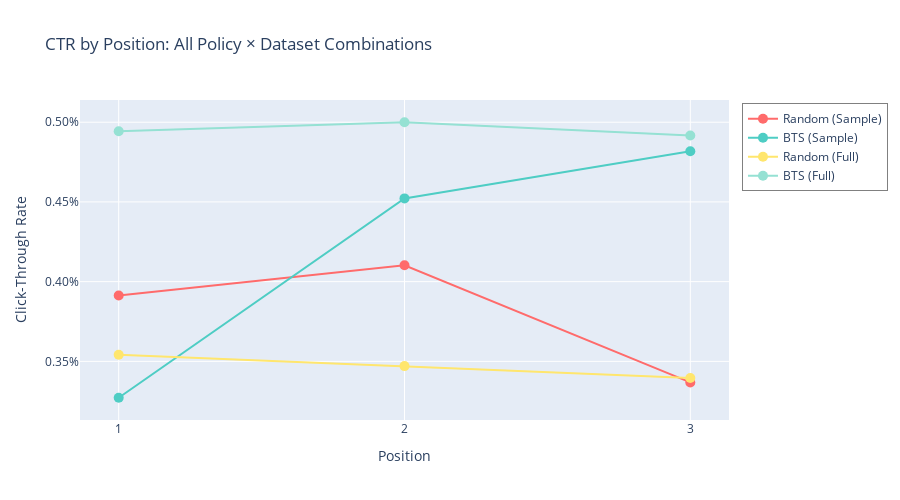

The code cell stored with this chart in its notebook:
### Code cell
# Determine most favorable position
if 'position_combined' in globals():
    print("\n" + "="*70)
    print("POSITION RANKING (by Avg CTR across policies)")
    print("="*70)
    
    avg_ctr_by_position = position_combined.groupby('position').agg({
        'ctr': 'mean',
        'clicks': 'sum',
        'impressions': 'sum'
    }).reset_index().sort_values('ctr', ascending=False)
    
    avg_ctr_by_position.columns = ['Position', 'Avg CTR', 'Total Clicks', 'Total Impressions']
    
    # Format for display
    display_df = avg_ctr_by_position.copy()
    display_df.insert(0, 'Rank', range(1, len(display_df) + 1))
    display_df['Avg CTR'] = display_df['Avg CTR'].apply(lambda x: f"{x:.6f} ({x*100:.2f}%)")
    display_df['Total Clicks'] = display_df['Total Clicks'].apply(lambda x: f"{x:,}")
    display_df['Total Impressions'] = display_df['Total Impressions'].apply(lambda x: f"{x:,}")
    display(display_df)
    
    # Best position summary
    best = avg_ctr_by_position.iloc[0]
    print(f"\n🏆 MOST FAVORABLE POSITION: Position {int(best['Position'])} (Middle Slot)")
    print(f"   {best['Avg CTR']:.6f} ({best['Avg CTR']*100:.2f}%)")
    
    # Line plot: CTR by position for all policy × dataset combinations
    fig = go.Figure()
    colors = {
        'Random (Sample)': '#FF6B6B',
        'BTS (Sample)': '#4ECDC4',
        'Random (Full)': '#FFE66D',
        'BTS (Full)': '#95E1D3'
    }
    
    for policy_dataset in position_combined['policy_dataset'].unique():
        data = position_combined[position_combined['policy_dataset'] == policy_dataset].sort_values('position')
        fig.add_trace(go.Scatter(
            x=data['position'],
            y=data['ctr'],
            name=policy_dataset,
            mode='lines+markers',
            marker=dict(size=10, color=colors.get(policy_dataset, 'gray')),
            line=dict(width=2)
        ))
    
    fig.update_layout(
        title='CTR by Position: All Policy × Dataset Combinations',
        xaxis_title='Position',
        yaxis_title='Click-Through Rate',
        yaxis_tickformat='.2%',
        height=500,
        legend=dict(
            orientation="v", yanchor="top", y=0.99, xanchor="left", x=1.02,
            bgcolor="white", bordercolor="gray", borderwidth=1
        ),
        hovermode='x unified'
    )
    
    fig.update_xaxes(
        tickmode='linear', dtick=1,
        ticktext=['Position 1<br>(Top)', 'Position 2<br>(Middle)', 'Position 3<br>(Bottom)'],
        tickvals=[1, 2, 3]
    )
    
    fig.show()
else:
    print("⚠️  Position data not available.")

### Figure 1 — Plotly figure (JSON) as saved in the notebook; plotly's stock layout.template omitted (floating-point values rounded to 4 significant figures)
{"data": [{"line": {"width": 2}, "marker": {"color": "#FF6B6B", "size": 10}, "mode": "lines+markers", "name": "Random (Sample)", "type": "scatter", "x": [1, 2, 3], "y": [0.003913, 0.004103, 0.003368]}, {"line": {"width": 2}, "marker": {"color": "#4ECDC4", "size": 10}, "mode": "lines+markers", "name": "BTS (Sample)", "type": "scatter", "x": [1, 2, 3], "y": [0.003272, 0.004522, 0.004818]}, {"line": {"width": 2}, "marker": {"color": "#FFE66D", "size": 10}, "mode": "lines+markers", "name": "Random (Full)", "type": "scatter", "x": [1, 2, 3], "y": [0.003541, 0.00347, 0.003396]}, {"line": {"width": 2}, "marker": {"color": "#95E1D3", "size": 10}, "mode": "lines+markers", "name": "BTS (Full)", "type": "scatter", "x": [1, 2, 3], "y": [0.004943, 0.005, 0.004917]}], "layout": {"height": 500, "hovermode": "x unified", "legend": {"bgcolor": "white", "bordercolor": "gray", "borderwidth": 1, "orientation": "v", "x": 1.02, "xanchor": "left", "y": 0.99, "yanchor": "top"}, "title": {"text": "CTR by Position: All Policy × Dataset Combinations"}, "xaxis": {"dtick": 1, "tickmode": "linear", "ticktext": ["Position 1<br>(Top)", "Position 2<br>(Middle)", "Position 3<br>(Bottom)"], "tickvals": [1, 2, 3], "title": {"text": "Position"}}, "yaxis": {"tickformat": ".2%", "title": {"text": "Click-Through Rate"}}}}
